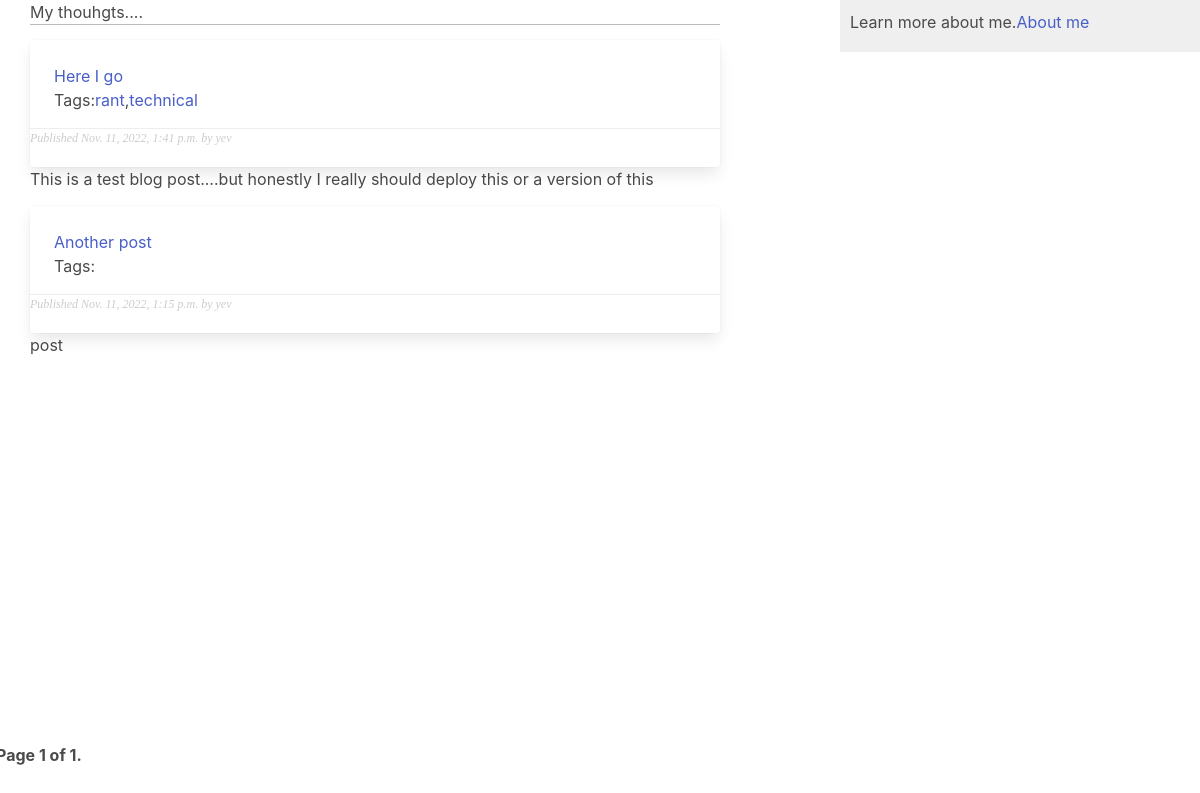
The page / on the database its author committed.
### blog/models.py (models this page shows, shortened)
class Post(models.Model):
    class Status(models.TextChoices):
        DRAFT = 'DF', 'Draft'
        PUBLISHED = 'PB', 'Published'
    tags = TaggableManager()
    title = models.CharField(max_length=250)
    slug = models.SlugField(max_length=250, unique_for_date='publish')
    body = models.TextField()
    author = models.ForeignKey(User, on_delete=models.CASCADE, related_name='blog_posts')
    publish = models.DateTimeField(default=timezone.now)
    created = models.DateTimeField(auto_now_add=True)
    updated = models.DateTimeField(auto_now=True)
    status = models.CharField(max_length=2, choices=Status.choices, default=Status.DRAFT)
    objects = models.Manager() # default
    published = PublishManager()
    class Meta:
        ordering = ['-publish']
        indexes = [
            models.Index(fields=['-publish'])
        ]
    def get_absolute_url(self):
        return reverse("blog:post_detail", args=[self.publish.year, self.publish.month, self.publish.day, self.slug])

### blog/views.py (the view)
# urls.py: path('', views.post_list, name='post_list'),
def post_list(request, tag_slug =None):
    tag = None
    post_list = Post.published.all()
    if tag_slug:
        tag = get_object_or_404(Tag, slug=tag_slug)
        post_list = post_list.filter(tags__in=[tag])
    paginator = Paginator(post_list, 10)
    page_number = request.GET.get('page', 1)
    try:
        posts = paginator.page(page_number)
    except PageNotAnInteger:
        posts = paginator.page(1)
    except EmptyPage:
        posts = paginator.page(paginator.num_pages)
    return render(request, 'blog/post/list.html', {'posts': posts, 'tag': tag})

### blog/models.py (called while the page is built)
    def get_queryset(self):
        return super().get_queryset().filter(status=Post.Status.PUBLISHED)

### blog/templates/blog/post/list.html (shortened to what this page needs)
{% extends "blog/base.html" %}
{% block content %}
  <h1>My thouhgts....</h1>
  {% for post in posts %}
    <div class='card'>
      <div class='card-content'>
        <a href="{{ post.get_absolute_url }}">
          {{ post.title }}
        </a>
        <p class="tags">
          Tags:
          {% for tag in post.tags.all %}
            <a href="{% url "blog:post_list_by_tag" tag.slug %}">
              {{ tag.name }}
            </a>
            {% if not forloop.last %}, {% endif %}
          {% endfor %}
       </p>
      </div>
      <div class='card-footer'>
        <p class="date">
          Published {{ post.publish }} by {{ post.author }}
        </p>
      </div>
    </div>
    {{ post.body|truncatewords:30|linebreaks }}
  {% endfor %}
  {% include "pagination.html" with page=posts %}
{% endblock %}

### blog/templates/blog/base.html (shortened to what this page needs)
{% load static %}
<!DOCTYPE html>
<html>
<head>
  <link href="{% static "css/blog.css" %}" rel="stylesheet">
  <link rel="stylesheet" href="https://cdn.jsdelivr.net/npm/bulma@0.9.4/css/bulma.min.css">
</head>
<body>
  <div class='container' id="content">
    {% block content %}
    {% endblock %}
  </div>
  <div class='navbar' id="sidebar">
    Learn more about me.
    <a href="/about">
      About me
    </a>
  </div>
</body>
</html>

### blog/templates/pagination.html (shortened to what this page needs)
<div class="pagination">
    <span class="step-links">
      <span class="current">
        Page {{ page.number }} of {{ page.paginator.num_pages }}.
      </span>
    </span>
  </div>

### blog/static/css/blog.css (style rules this page uses)
.container { margin-left: 1em; }
.card { margin-top: 15px; }
a { color:#00abff; text-decoration:none; }
h1 { font-weight:normal; border-bottom:1px solid #bbb; padding:0 0 10px 0; }
#content { float:left; width:60%; padding:0 0 0 30px; }
#sidebar { float:right; width:30%; padding:10px; background:#efefef; height:100%; }
p.date { color:#ccc; font-family: georgia, serif; font-size: 12px; font-style: italic; padding-bottom: 20px; }
.pagination { font-weight:bold; clear: both; position:fixed; bottom:0; left:0; width:100%; height: 90px; }

### rows shown on the page
Post: title "Here I go", publish "Nov. 11, 2022, 1:41 p.m.", author "yev", body "This is a test blog post....but honestly I really should deploy this or a version of this"
Tag: name "rant"
Tag: name "technical"
Post: title "Another post", publish "Nov. 11, 2022, 1:15 p.m.", author "yev", body "post"

### other values the page prints
{{ page.number }} "1"
{{ page.paginator.num_pages }} "1"
